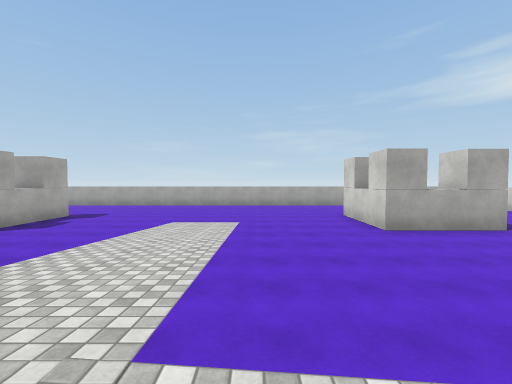
view 1 (above)

21 first-person views from a walk through a scene from a Unity 3-D project. The camera is 1.5 m above the floor, tilts 2° down and sees 90° across. The floor is counted in squares, 2 m on a side. Each view is taken from the middle of a square. On the plan, view 1 faces up. The plan holds only what a view shows up to about 9 squares ahead; the rest is blank. The player character is not drawn. Surface patterns are stand-ins for the level's own textures.

view 2
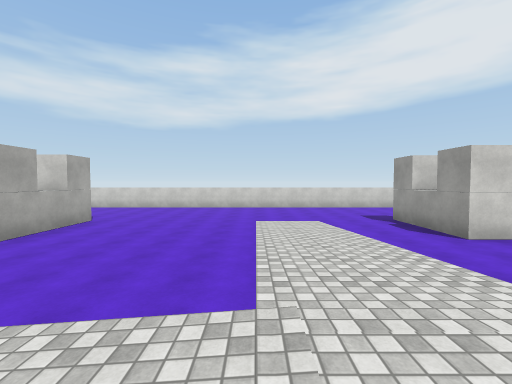

view 3
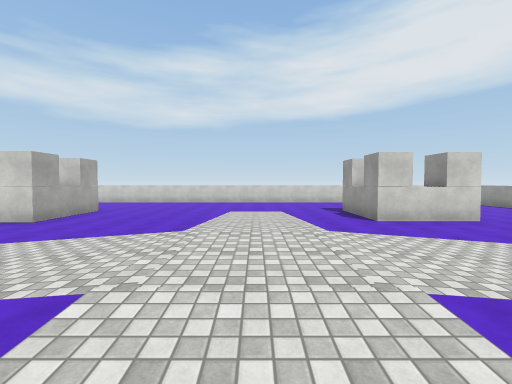

view 4
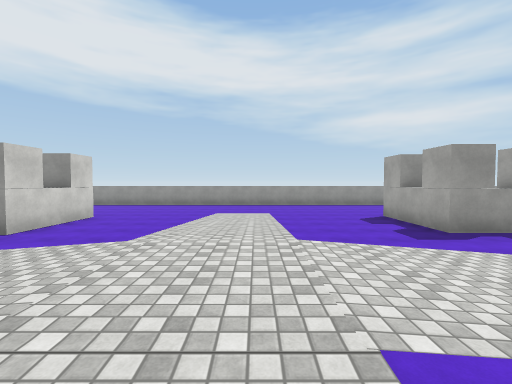

view 5
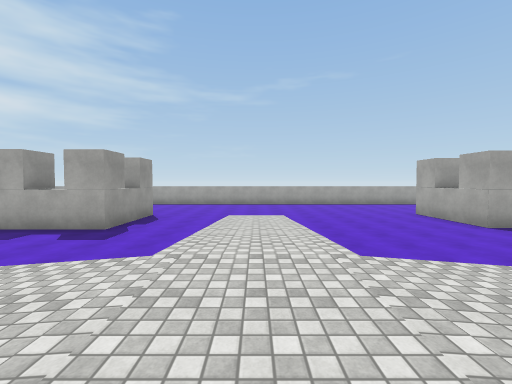

view 6
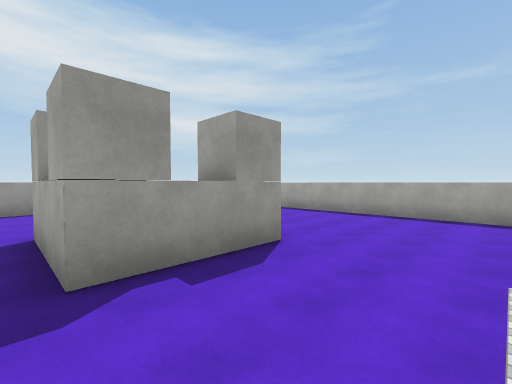

view 7
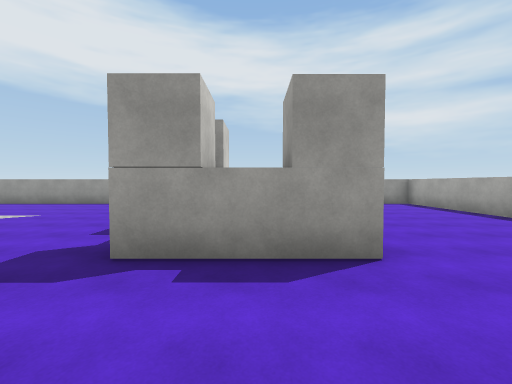

view 8
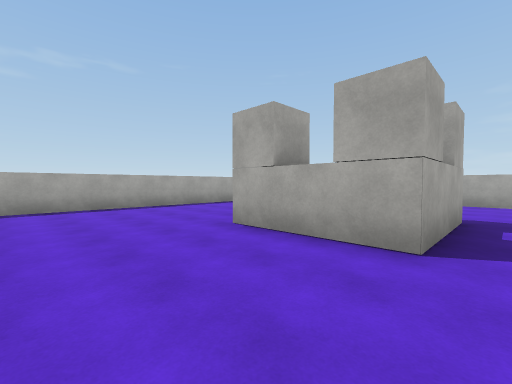

view 9
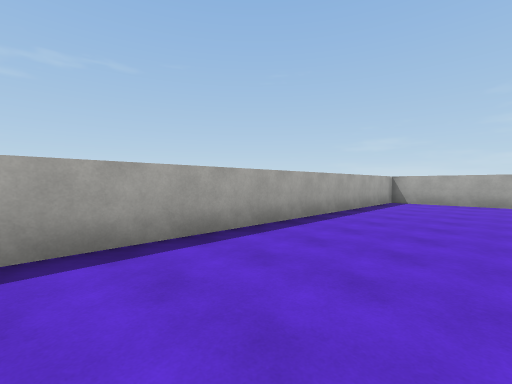

view 10
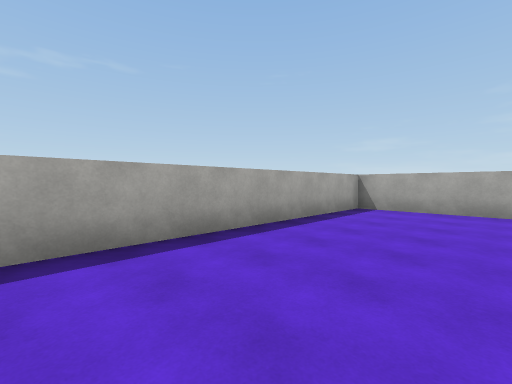

view 11
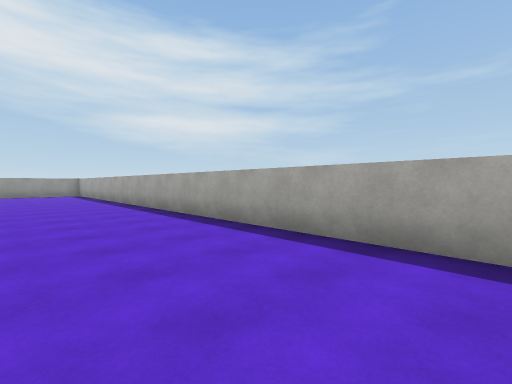

view 12
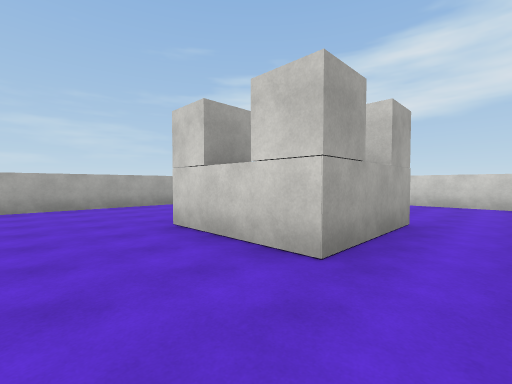

view 13
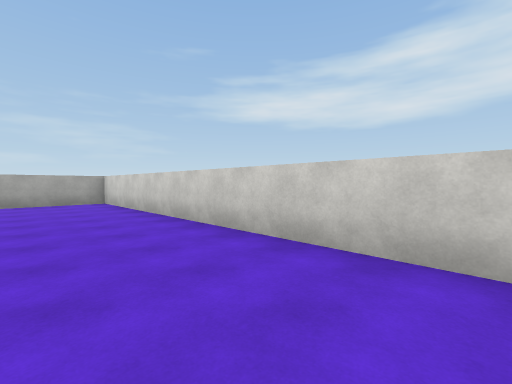

view 14
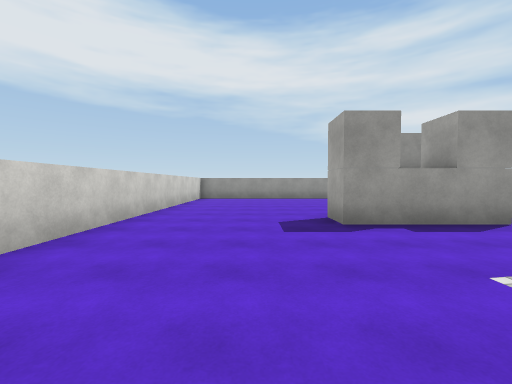

view 15
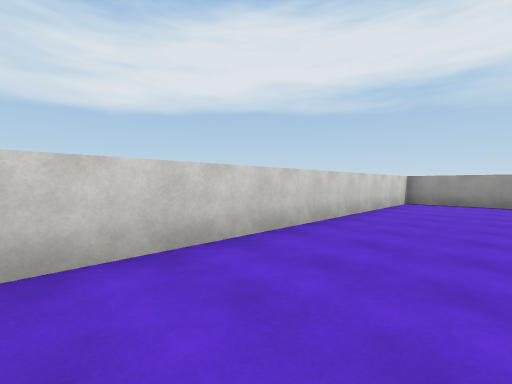

view 16
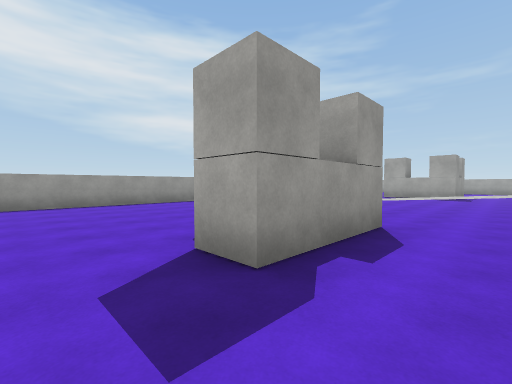

view 17
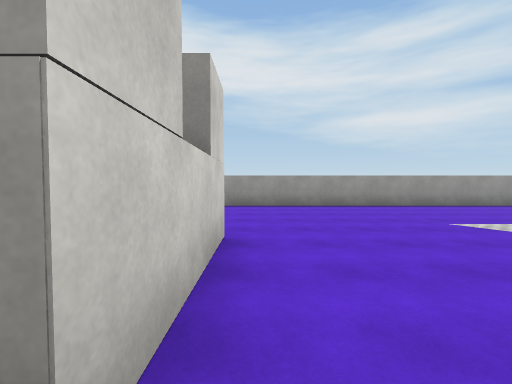

view 18
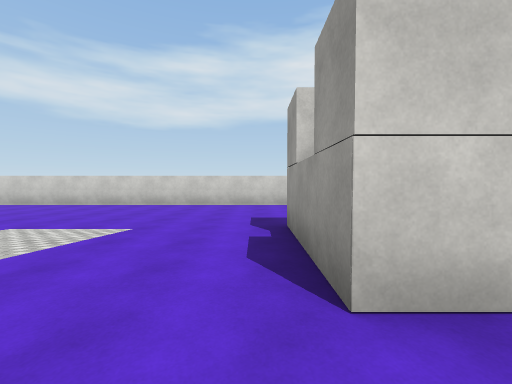

view 19
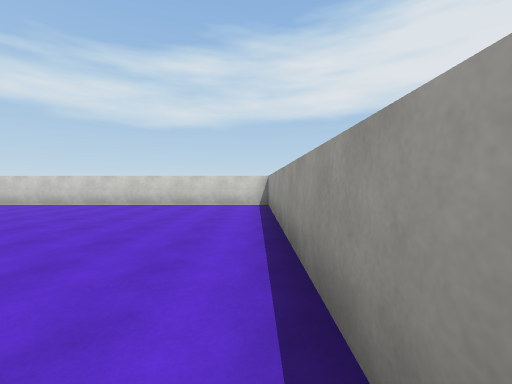

view 20
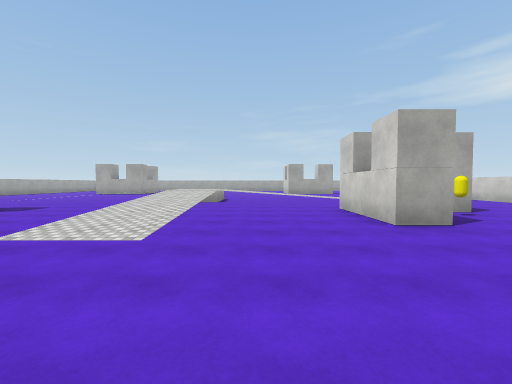

view 21
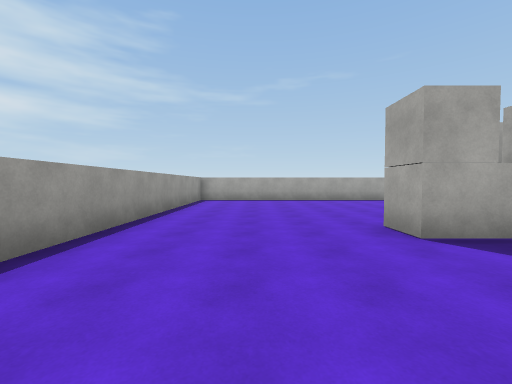

### Floor plan
Key: @ floor where view 1 was taken; # wall or solid block; . main floor; : floor 0.75 m higher than the main floor; / step, stairs or slope; C cube; Y yellow capsule.
Columns run from 15 left of view 1 to 11 right of it. Each row starts with its distance up from view 1.
 14 #####   ##      #####  ####
 13 #....   ..      .....  ...#
 12 #....   ..      ....   ...#
 11 #....   ..      ....   ...#
 10 #....   ..      ....   ...#
  9 #....   #..........#   ...#
  8 #....   #..........#   ...#
  7 #....   #..........C##....#
  6 #.....###....//...........#
  5 #............//...........#
  4 #............//...........#
  3 #........... //...........#
  2 #.... ...... //...........#
  1 #.... ./////#::./////.....#
  0 #.... ./////:::@/////.....#
 -1 #......///// ::://///.....#
 -2 #............//...........#
 -3 #............//...........#
 -4 #.....###....//....###....#
 -5 #.......#....//....#.Y....#
 -6 #.......C....//....#......#
 -7 #.........................#
 -8 #.........................#
 -9 #.........................#
-10 #.........................#
-11    .......................#
-12    ########################

Where each view was taken, in squares from view 1:
view 1: 0 up, 0 right, facing up
view 2: 1 up, 2 left, facing right
view 3: 0 up, 4 left, facing right
view 4: 2 up, 2 left, facing down
view 5: 0 up, 0 right, facing left
view 6: 1 down, 6 left, facing down-left
view 7: 1 down, 8 left, facing down
view 8: 3 up, 6 left, facing up-left
view 9: 3 up, 11 left, facing up-left
view 10: 6 up, 11 left, facing up-left
view 11: 6 up, 11 left, facing down-left
view 12: 5 up, 1 right, facing up-right
view 13: 3 up, 8 right, facing up-right
view 14: 1 up, 8 right, facing down
view 15: 1 down, 8 right, facing down-right
view 16: 2 down, 8 right, facing down-left
view 17: 3 down, 3 right, facing down
view 18: 3 down, 2 right, facing right
view 19: 11 down, 2 right, facing right
view 20: 11 down, 1 right, facing up
view 21: 9 down, 3 left, facing left
